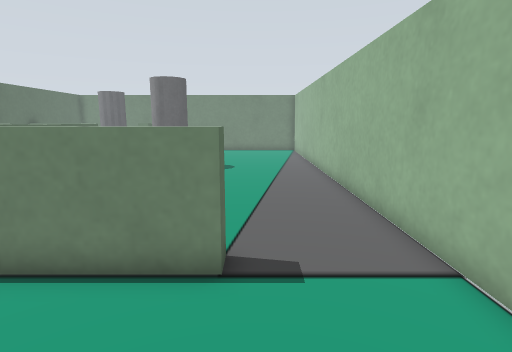
[1] (above)

17 first-person views from a walk through a world built for the Gazebo simulator. The camera is 0.51 m above the floor, tilts 10° down and sees 80° across. The floor is counted in squares, 0.2 m on a side. Each view is taken from the middle of a square. On the plan, view 1 faces up. The plan holds only what a view shows up to about 19 squares ahead; the rest is blank.

[2]
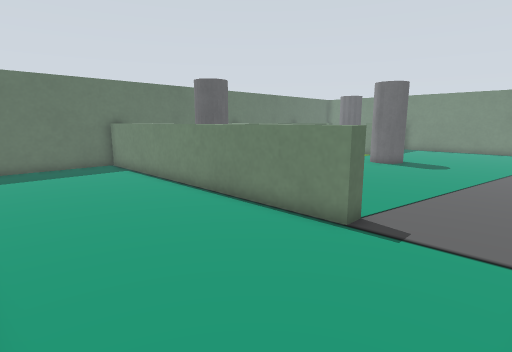

[3]
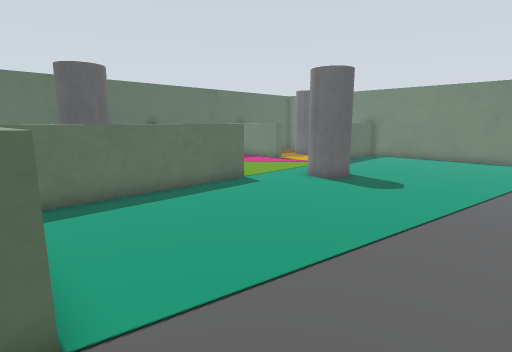

[4]
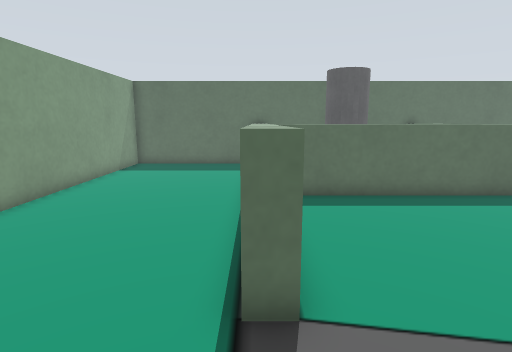

[5]
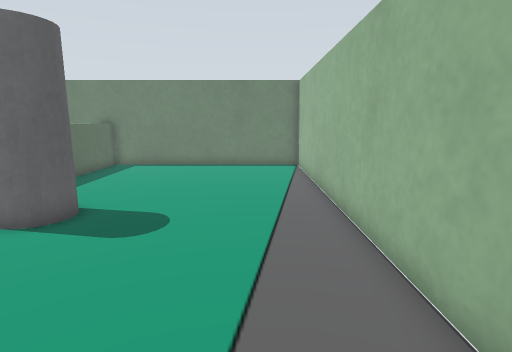

[6]
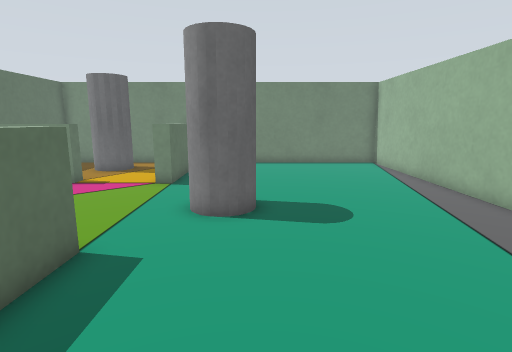

[7]
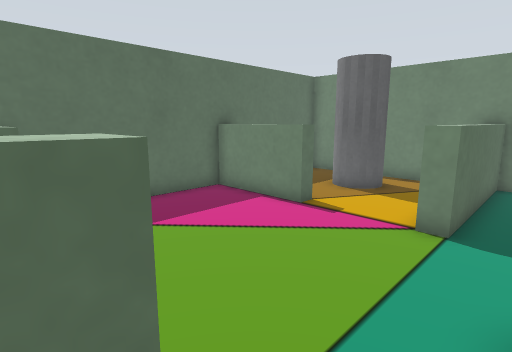

[8]
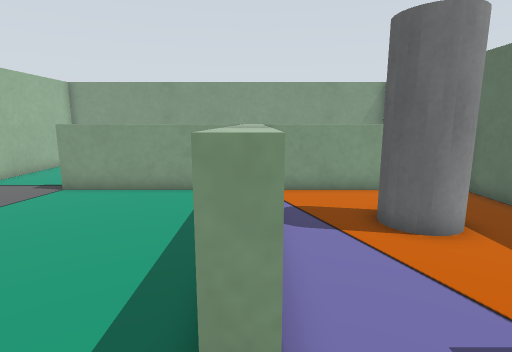

[9]
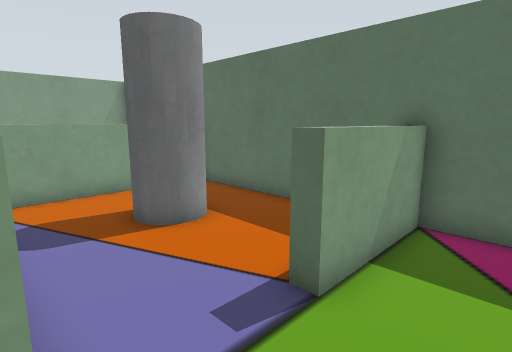

[10]
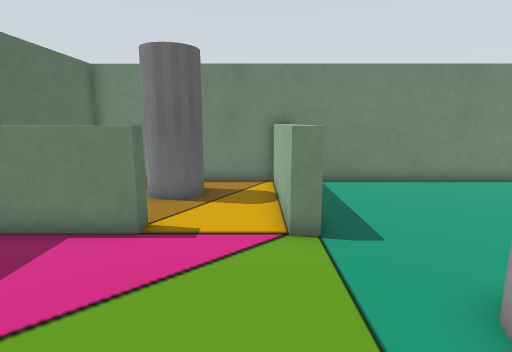

[11]
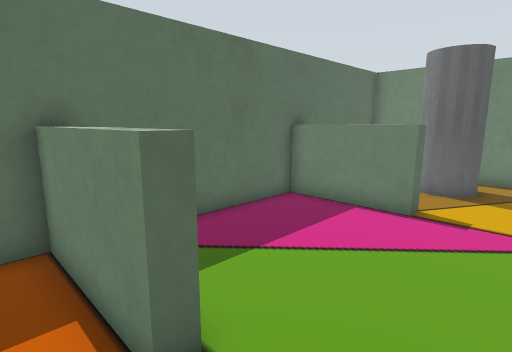

[12]
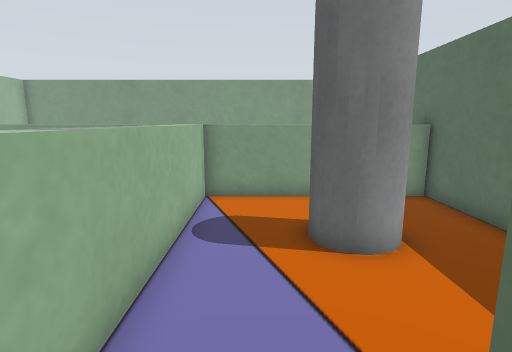

[13]
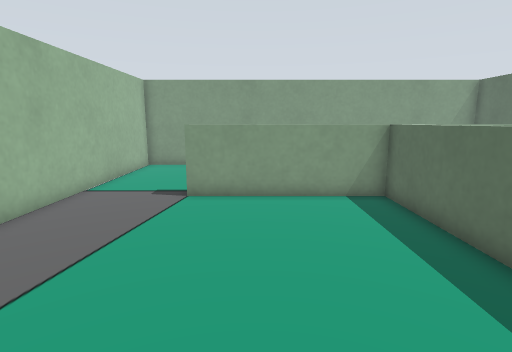

[14]
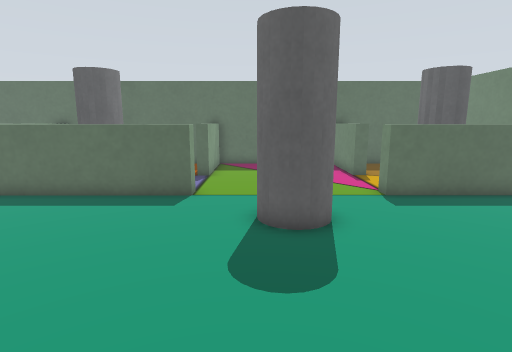

[15]
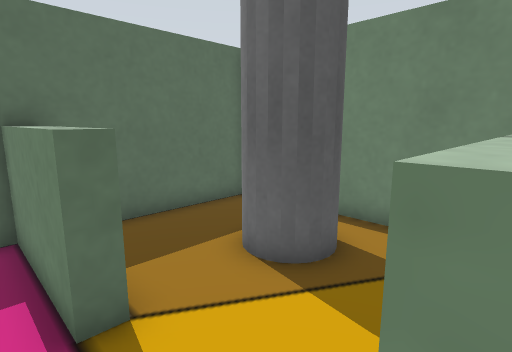

[16]
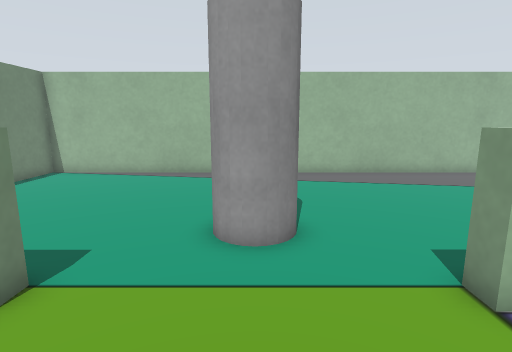

[17]
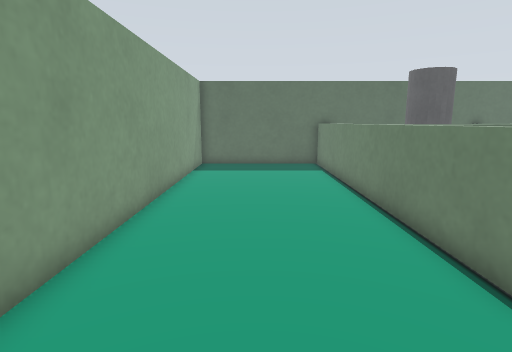

### Floor plan
Key: @ floor where view 1 was taken; # wall or solid block; . floor; = window, fence, low wall or low ledge; C grey cylinder.
Columns run from 16 left of view 1 to 4 right of it. Each row starts with its distance up from view 1.
 29 #####################
 28 #.. ....=...........#
 27 #.. C...=...........#
 26 #..C C..=...........#
 25 #...C...=...........#
 24 #.......=...........#
 23 #.......=...........#
 22 #====...=...........#
 21 #...................#
 20 #...................#
 19 #..........C........#
 18 #.........C C.......#
 17 #..........C........#
 16 #...................#
 15 #====...=...........#
 14 #====...=...........#
 13 #.......=...........#
 12 #.......=...........#
 11 #.......=...........#
 10 #..CC...=...........#
  9 #..CCC..=...........#
  8 #.. ....=...........#
  7 #.. ....=...........#
  6 #.  ....=...........#
  5 #===============....#
  4 #...................#
  3 #...................#
  2 #...................#
  1 #...................#
  0 #...............@...#
 -1 #...................#
 -2 #...................#
 -3 #####################

Positions as (right, up) in squares from view 1, and headings:
1: (0, 0), facing up
2: (3, -2), facing up-left
3: (3, 5), facing up-left
4: (3, 5), facing left
5: (1, 10), facing up
6: (-4, 9), facing up
7: (-6, 14), facing up-left
8: (-8, 17), facing down
9: (-8, 17), facing down-left
10: (-9, 15), facing up
11: (-9, 13), facing up-left
12: (-10, 16), facing down
13: (-3, 16), facing down
14: (3, 17), facing left
15: (-8, 21), facing up-left
16: (-12, 18), facing right
17: (3, 1), facing left
